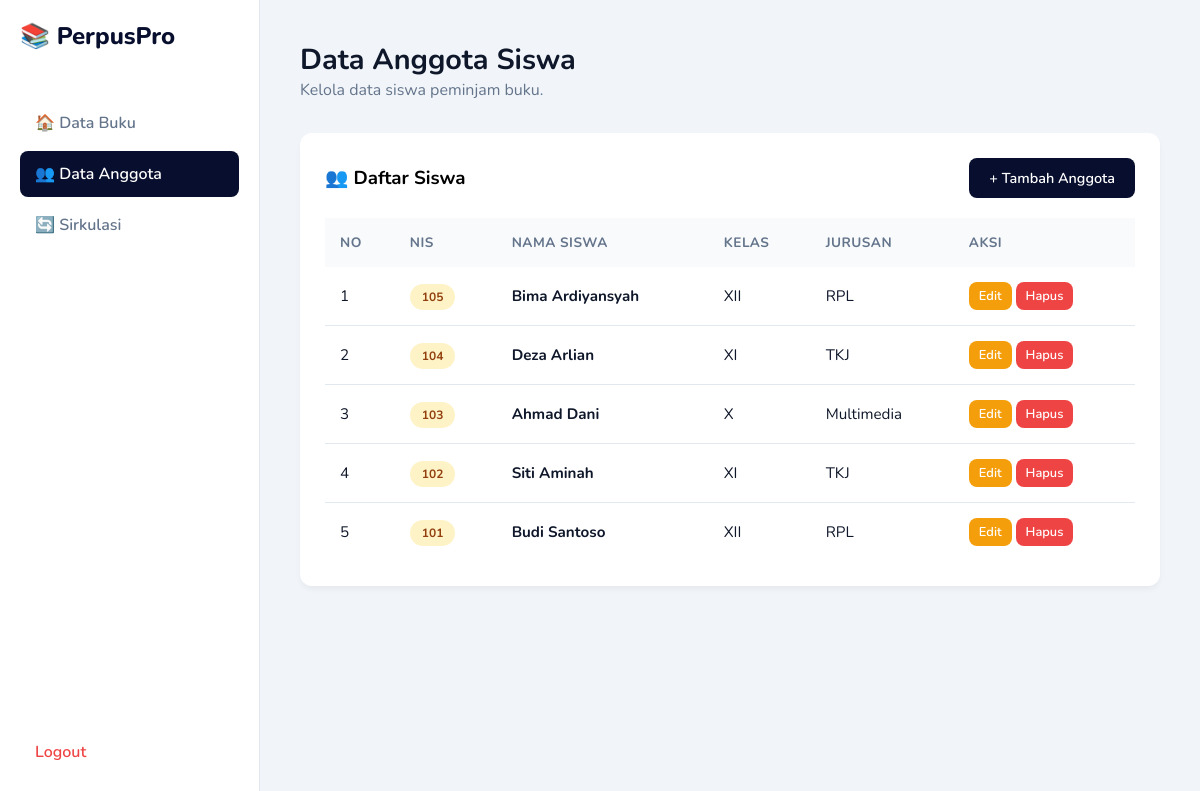
Screenshot of /anggota.php (signed in) with the database file from the repository.
### tables this page shows
CREATE TABLE `anggota` (
  `id_anggota` int(11) NOT NULL,
  `nis` varchar(20) NOT NULL,
  `nama_siswa` varchar(100) NOT NULL,
  `kelas` varchar(50) NOT NULL,
  `jurusan` varchar(50) NOT NULL
);

### anggota.php (the view, shortened to what this page needs)
<?php
include 'koneksi.php';
?>
<!DOCTYPE html>
<html>
<head><title>Data Anggota</title><link rel="stylesheet" href="style.css"></head>
<body>
    <?php include 'sidebar.php'; ?>
    <div class="main-content">
        <div class="header-title">
            <h2>Data Anggota Siswa</h2>
            <p style="color:var(--text-grey)">Kelola data siswa peminjam buku.</p>
        </div>
        <div class="card">
            <div style="display:flex; justify-content:space-between; align-items:center; margin-bottom:20px;">
                <h3>👥 Daftar Siswa</h3>
                <a href="tambah_anggota.php" class="btn btn-primary">+ Tambah Anggota</a>
            </div>
            <table>
                <thead>
                    <tr>
                        <th>No</th>
                        <th>NIS</th>
                        <th>Nama Siswa</th>
                        <th>Kelas</th>
                        <th>Jurusan</th>
                        <th>Aksi</th>
                    </tr>
                </thead>
                <tbody>
                    <?php
                    $no=1;
                    $q = mysqli_query($koneksi, "SELECT * FROM anggota ORDER BY id_anggota DESC");
                    while($d = mysqli_fetch_array($q)){
                    ?>
                    <tr>
                        <td><?php echo $no++; ?></td>
                        <td><span class="badge bg-soft-yellow"><?php echo htmlspecialchars($d['nis']); ?></span></td>
                        <td style="font-weight:bold"><?php echo htmlspecialchars($d['nama_siswa']); ?></td>
                        <td><?php echo htmlspecialchars($d['kelas']); ?></td>
                        <td><?php echo htmlspecialchars($d['jurusan']); ?></td>
                        <td>
                            <a href="edit_anggota.php?id=<?php echo $d['id_anggota']; ?>" class="btn btn-warning" style="padding:5px 10px; font-size:0.8rem">Edit</a>
                            <a href="hapus_anggota.php?id=<?php echo $d['id_anggota']; ?>" class="btn btn-danger" style="padding:5px 10px; font-size:0.8rem" onclick="return confirm('Yakin hapus siswa ini? Data peminjaman terkait mungkin akan ikut terhapus/error.')">Hapus</a>
                        </td>
                    </tr>
                    <?php } ?>
                </tbody>
            </table>
        </div>
    </div>
</body>
</html>

### style.css (style rules this page uses)
:root { --primary: #080e2d; --secondary: #3f37c9; --bg-dark: #0f172a; --bg-light: #f1f5f9; --white: #ffffff; --text-grey: #64748b; --danger: #ef4444; --success: #10b981; --warning: #f59e0b; }
* { margin: 0; padding: 0; box-sizing: border-box; font-family: 'Nunito', sans-serif; }
body { background-color: var(--bg-light); display: flex; min-height: 100vh; }
.btn-warning { background: var(--warning); color: white; }
.main-content { margin-left: 260px; flex: 1; padding: 40px; width: calc(100% - 260px); }
.header-title { margin-bottom: 2rem; }
.header-title h2 { font-size: 1.8rem; color: var(--bg-dark); }
.card { background: var(--white); padding: 25px; border-radius: 12px; box-shadow: 0 4px 6px -1px rgba(0, 0, 0, 0.05); }
.btn { padding: 10px 20px; border-radius: 8px; border: none; cursor: pointer; font-weight: 600; text-decoration: none; display: inline-block; font-size: 0.9rem; transition: 0.2s; }
.btn-primary { background: var(--primary); color: white; }
.btn-danger { background: var(--danger); color: white; }
table { width: 100%; border-collapse: collapse; margin-top: 20px; }
th { text-align: left; padding: 15px; background: #f8fafc; color: var(--text-grey); font-size: 0.85rem; text-transform: uppercase; letter-spacing: 0.5px; }
td { padding: 15px; border-bottom: 1px solid #e2e8f0; color: var(--bg-dark); font-size: 0.95rem; }
tr:last-child td { border-bottom: none; }
.badge { padding: 5px 12px; border-radius: 20px; font-size: 0.75rem; font-weight: 700; }
.bg-soft-yellow { background: #fef3c7; color: #92400e; }

### rows the page displays
anggota: nis "105", nama_siswa "Bima Ardiyansyah", kelas "XII", jurusan "RPL"
anggota: nis "104", nama_siswa "Deza Arlian", kelas "XI", jurusan "TKJ"
anggota: nis "103", nama_siswa "Ahmad Dani", kelas "X", jurusan "Multimedia"
anggota: nis "102", nama_siswa "Siti Aminah", kelas "XI", jurusan "TKJ"
anggota: nis "101", nama_siswa "Budi Santoso", kelas "XII", jurusan "RPL"
